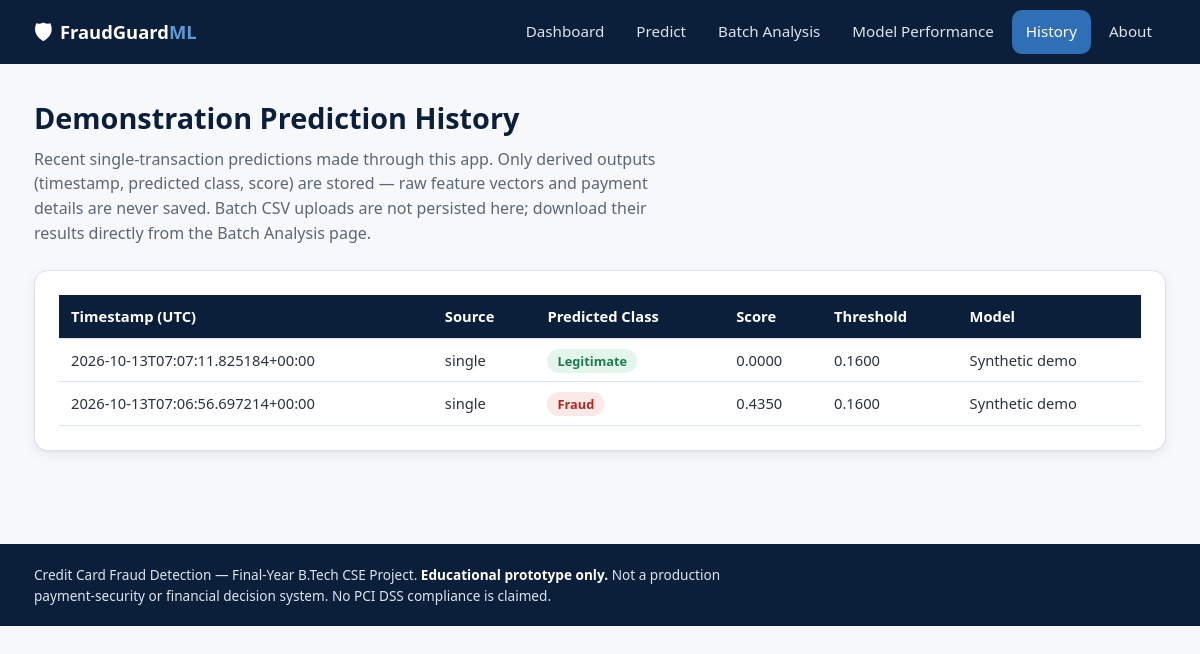
The app's page /history with its own data.
### tables this page shows
CREATE TABLE predictions (
    id INTEGER PRIMARY KEY AUTOINCREMENT,
    created_at TEXT NOT NULL,
    source TEXT NOT NULL,
    predicted_class INTEGER NOT NULL,
    predicted_label TEXT NOT NULL,
    score REAL,
    decision_threshold REAL,
    model_is_demo INTEGER NOT NULL DEFAULT 0
);

### app.py (the view)
    @app.route("/history")
    def transaction_history():
        records = database.get_recent_predictions(app.config["DATABASE_PATH"], limit=50)
        return render_template("transaction_history.html", active_page="history", records=records)

### src/database.py (called while the page is built)
@contextmanager
def get_connection(db_path: Path | str = DATABASE_PATH) -> Iterator[sqlite3.Connection]:
    path_str = str(db_path)
    if path_str != ":memory:":
        Path(path_str).parent.mkdir(parents=True, exist_ok=True)
    conn = sqlite3.connect(path_str, timeout=10, check_same_thread=False)
    conn.row_factory = sqlite3.Row
    try:
        conn.execute("PRAGMA foreign_keys = ON;")
        yield conn
    finally:
        conn.close()

def get_recent_predictions(db_path: Path | str = DATABASE_PATH, limit: int = 50) -> list[dict[str, Any]]:
    with get_connection(db_path) as conn:
        rows = conn.execute(
            """
            SELECT id, created_at, source, predicted_class, predicted_label,
                   score, decision_threshold, model_is_demo
            FROM predictions
            ORDER BY created_at DESC, id DESC
            LIMIT ?
            """,
            (int(limit),),
        ).fetchall()
    return [dict(row) for row in rows]

### templates/transaction_history.html (shortened to what this page needs)
{% extends "base.html" %}
{% block content %}
<section class="page-header">
  <h1>Demonstration Prediction History</h1>
  <p class="subtitle">
    Recent single-transaction predictions made through this app. Only derived outputs
    (timestamp, predicted class, score) are stored &mdash; raw feature vectors and payment
    details are never saved. Batch CSV uploads are not persisted here; download their results
    directly from the Batch Analysis page.
  </p>
</section>
<section class="card">
  {% if records %}
  <div class="table-scroll">
    <table class="data-table">
      <thead>
        <tr>
          <th>Timestamp (UTC)</th>
          <th>Source</th>
          <th>Predicted Class</th>
          <th>Score</th>
          <th>Threshold</th>
          <th>Model</th>
        </tr>
      </thead>
      <tbody>
        {% for r in records %}
        <tr>
          <td>{{ r.created_at }}</td>
          <td>{{ r.source }}</td>
          <td><span class="pill {{ 'pill-fraud' if r.predicted_class == 1 else 'pill-legit' }}">{{ r.predicted_label }}</span></td>
          <td>{{ "%.4f"|format(r.score) if r.score is not none else "N/A" }}</td>
          <td>{{ "%.4f"|format(r.decision_threshold) if r.decision_threshold is not none else "N/A" }}</td>
          <td>{{ "Synthetic demo" if r.model_is_demo else "Trained model" }}</td>
        </tr>
        {% endfor %}
      </tbody>
    </table>
  </div>
  {% else %}
  <div class="empty-state">
    <p>No predictions have been recorded yet.</p>
    <a class="btn btn-primary" href="{{ url_for('predict') }}">Make your first prediction</a>
  </div>
  {% endif %}
</section>
{% endblock %}

### templates/base.html (shortened to what this page needs)
<!DOCTYPE html>
<html lang="en">
<head>
  <link rel="stylesheet" href="{{ url_for('static', filename='css/style.css') }}">
</head>
<body>
  <header class="site-header">
    <div class="container header-inner">
      <a class="brand" href="{{ url_for('index') }}">
        <span class="brand-mark">&#128737;</span>
        <span class="brand-text">FraudGuard<span class="brand-accent">ML</span></span>
      </a>
      <nav class="main-nav" id="mainNav">
        <a href="{{ url_for('index') }}" class="{{ 'active' if active_page == 'dashboard' else '' }}">Dashboard</a>
        <a href="{{ url_for('predict') }}" class="{{ 'active' if active_page == 'predict' else '' }}">Predict</a>
        <a href="{{ url_for('batch_analysis') }}" class="{{ 'active' if active_page == 'batch' else '' }}">Batch Analysis</a>
        <a href="{{ url_for('model_performance') }}" class="{{ 'active' if active_page == 'performance' else '' }}">Model Performance</a>
        <a href="{{ url_for('transaction_history') }}" class="{{ 'active' if active_page == 'history' else '' }}">History</a>
        <a href="{{ url_for('about') }}" class="{{ 'active' if active_page == 'about' else '' }}">About</a>
      </nav>
    </div>
  </header>
  <main id="main-content" class="container page-content">
    {% block content %}{% endblock %}
  </main>
  <footer class="site-footer">
    <div class="container footer-inner">
      <p>Credit Card Fraud Detection &mdash; Final-Year B.Tech CSE Project.
        <strong>Educational prototype only.</strong> Not a production payment-security
        or financial decision system. No PCI DSS compliance is claimed.</p>
    </div>
  </footer>
</body>
</html>

### static/css/style.css (style rules this page uses)
:root { --navy-900: #0b1f3a; --navy-800: #122c52; --navy-700: #1f4e79; --blue-500: #2f6fb5; --blue-400: #5b9bd5; --blue-100: #e7f0fa; --white: #ffffff; --gray-50: #f6f8fb; --gray-100: #eef1f6; --gray-200: #dde3ec; --gray-400: #9aa6b7; --gray-600: #5b6676; --gray-800: #2a3240; --success-600: #1c7c4d; --success-100: #e4f6ec; --danger-600: #b3261e; --danger-100: #fbe9e8; --warning-700: #8a5a00; --warning-100: #fff3dc; --radius-md: 10px; --radius-lg: 14px; --shadow-card: 0 1px 2px rgba(11, 31, 58, 0.06), 0 4px 14px rgba(11, 31, 58, 0.06); --max-width: 1180px; }
* { box-sizing: border-box; }
html, body { margin: 0; padding: 0; background: var(--gray-50); color: var(--gray-800); font-family: "Segoe UI", "Inter", -apple-system, BlinkMacSystemFont, Roboto, Helvetica, Arial, sans-serif; line-height: 1.55; }
.container { max-width: var(--max-width); margin: 0 auto; padding: 0 24px; }
a { color: var(--blue-500); text-decoration: none; }
.site-header { background: var(--navy-900); color: var(--white); position: sticky; top: 0; z-index: 50; box-shadow: 0 1px 0 rgba(255, 255, 255, 0.06); }
.header-inner { display: flex; align-items: center; justify-content: space-between; height: 64px; }
.brand { display: flex; align-items: center; gap: 8px; color: var(--white); font-weight: 700; font-size: 1.15rem; }
.brand-mark { font-size: 1.3rem; }
.brand-accent { color: var(--blue-400); }
.main-nav { display: flex; gap: 4px; }
.main-nav a { color: var(--gray-200); padding: 10px 14px; border-radius: var(--radius-md); font-size: 0.95rem; font-weight: 500; }
.main-nav a.active { background: var(--blue-500); color: var(--white); }
.page-content { padding: 32px 24px 56px; min-height: 60vh; }
.page-header { margin-bottom: 24px; }
.page-header h1 { margin: 0 0 6px; font-size: 1.8rem; color: var(--navy-900); }
.subtitle { color: var(--gray-600); margin: 0; max-width: 72ch; }
.card { background: var(--white); border: 1px solid var(--gray-200); border-radius: var(--radius-lg); box-shadow: var(--shadow-card); padding: 24px; margin-bottom: 24px; }
.table-scroll { overflow-x: auto; }
.data-table { width: 100%; border-collapse: collapse; font-size: 0.92rem; }
.data-table th, .data-table td { padding: 10px 12px; border-bottom: 1px solid var(--gray-200); text-align: left; white-space: nowrap; }
.data-table thead th { background: var(--navy-900); color: var(--white); position: sticky; top: 0; }
.pill { padding: 3px 10px; border-radius: 999px; font-size: 0.8rem; font-weight: 600; }
.pill-fraud { background: var(--danger-100); color: var(--danger-600); }
.pill-legit { background: var(--success-100); color: var(--success-600); }
.site-footer { background: var(--navy-900); color: var(--gray-200); padding: 20px 0; font-size: 0.85rem; }
.footer-inner p { margin: 0; max-width: 90ch; }
.site-footer strong { color: var(--white); }

### records on screen
predictions: created_at "2026-10-13T07:07:11.825184+00:00", source "single", predicted_label "Legitimate", score "0.0000", decision_threshold "0.1600", model_is_demo "Synthetic demo"
predictions: created_at "2026-10-13T07:06:56.697214+00:00", source "single", predicted_label "Fraud", score "0.4350", decision_threshold "0.1600", model_is_demo "Synthetic demo"
